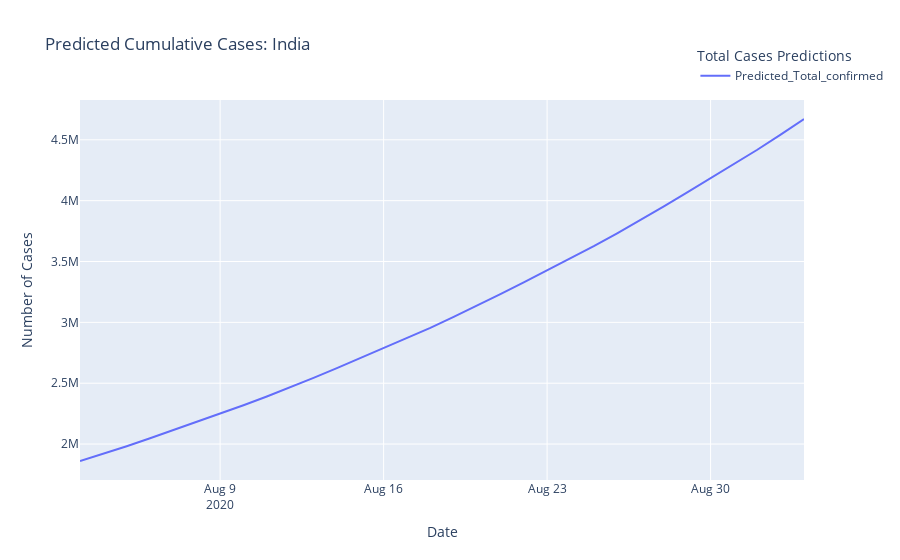

This figure's notebook cell:
### Code cell
pd.options.plotting.backend = "plotly"
fig = x_pre['Predicted_Total_confirmed'].plot(title='Predicted Cumulative Cases: India')
fig.update_layout(yaxis=dict(title='Number of Cases'),
                  legend_title_text='Total Cases Predictions', legend=dict(x=.85, y=1.15),
                 xaxis = dict(title = 'Date'))

### Figure 1 — Plotly figure (JSON) as saved in the notebook; plotly's stock layout.template omitted (floating-point values rounded to 4 significant figures)
{"data": [{"hovertemplate": "variable=Predicted_Total_confirmed<br>index=%{x}<br>value=%{y}<extra></extra>", "legendgroup": "Predicted_Total_confirmed", "line": {"color": "#636efa", "dash": "solid"}, "mode": "lines", "name": "Predicted_Total_confirmed", "orientation": "v", "showlegend": true, "type": "scatter", "x": ["2020-08-03T00:00:00", "2020-08-04T00:00:00", "2020-08-05T00:00:00", "2020-08-06T00:00:00", "2020-08-07T00:00:00", "2020-08-08T00:00:00", "2020-08-09T00:00:00", "2020-08-10T00:00:00", "2020-08-11T00:00:00", "2020-08-12T00:00:00", "2020-08-13T00:00:00", "2020-08-14T00:00:00", "2020-08-15T00:00:00", "2020-08-16T00:00:00", "2020-08-17T00:00:00", "2020-08-18T00:00:00", "2020-08-19T00:00:00", "2020-08-20T00:00:00", "2020-08-21T00:00:00", "2020-08-22T00:00:00", "2020-08-23T00:00:00", "2020-08-24T00:00:00", "2020-08-25T00:00:00", "2020-08-26T00:00:00", "2020-08-27T00:00:00", "2020-08-28T00:00:00", "2020-08-29T00:00:00", "2020-08-30T00:00:00", "2020-08-31T00:00:00", "2020-09-01T00:00:00", "2020-09-02T00:00:00", "2020-09-03T00:00:00"], "xaxis": "x", "y": [1861000.0, 1920000.0, 1983000.0, 2047000.0, 2114000.0, 2182000.0, 2252000.0, 2319000.0, 2391000.0, 2466000.0, 2544000.0, 2624000.0, 2705000.0, 2788000.0, 2869000.0, 2955000.0, 3044000.0, 3137000.0, 3232000.0, 3329000.0, 3427000.0, 3524000.0, 3626000.0, 3732000.0, 3841000.0, 3953000.0, 4067000.0, 4183000.0, 4298000.0, 4418000.0, 4543000.0, 4671000.0], "yaxis": "y"}], "layout": {"legend": {"title": {"text": "Total Cases Predictions"}, "tracegroupgap": 0, "x": 0.85, "y": 1.15}, "title": {"text": "Predicted Cumulative Cases: India"}, "xaxis": {"anchor": "y", "domain": [0, 1], "title": {"text": "Date"}}, "yaxis": {"anchor": "x", "domain": [0, 1], "title": {"text": "Number of Cases"}}}}
